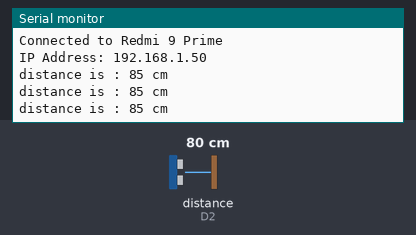
Recording of a sketch running on a simulated ESP8266 (NodeMCU). Shown: the last lines printed to the serial monitor. Wiring (inferred from the names in the program): ultrasonic range finder: trigger D1; echo D2. Inputs (shaded band) come from the test bench; at power-on: distance to the obstacle (sensor on D2) 80 cm. The echo pulse lasts 58.3 µs per cm; WiFi joins after 1.5 s; servers stay silent unless stated.

Above: at 3.2 s.
3.3 s: distance to the obstacle (sensor on D2) set to 2 cm
At 4.04 s:
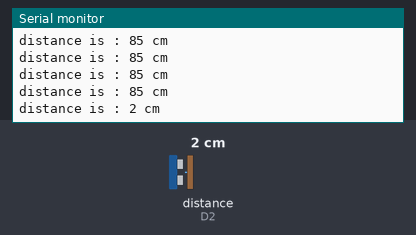
4.8 s: distance to the obstacle (sensor on D2) set to 4 cm
At 4.94 s:
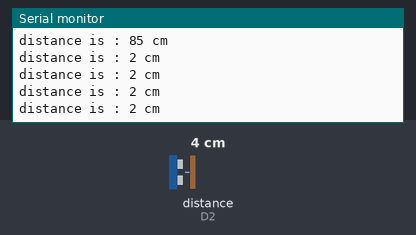
Timing chart, 0 to 7.8 s (numbered marks = the images above; inputs shaded):
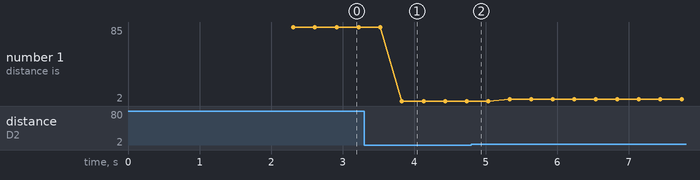

The sketch:

nodemcu_thinkspeak_distance_measure.ino
```cpp
#include <ThingSpeak.h>
#include <ESP8266WiFi.h>

int trigpin = D1;
int echopin = D2;
int traveltime;
int distance;

const char *ssid = "Redmi 9 Prime";
const char *password = "00000000";


unsigned long myChannelNumber = 2414006;
const char * myWriteAPIKey = "5M3FT7W7NTF4K2M5";

WiFiClient  client;


void setup() {
  pinMode(trigpin,OUTPUT);
  pinMode(echopin,INPUT);
  Serial.begin(9600);
  WiFi.begin(ssid, password);
  Serial.print("Connecting to ");
  Serial.print(ssid);

  while (WiFi.status() != WL_CONNECTED) {
    delay(1000);
    Serial.print(".");
  }

  Serial.println("");
  Serial.print("Connected to ");
  Serial.println(ssid);
  Serial.print("IP Address: ");
  Serial.println(WiFi.localIP());
  ThingSpeak.begin(client);
  // put your setup code here, to run once:

}

void loop() {

  digitalWrite(trigpin,LOW);
  delayMicroseconds(1);
  digitalWrite(trigpin,HIGH);
  delayMicroseconds(2);
  digitalWrite(trigpin,LOW);
  delayMicroseconds(1);
  traveltime = pulseIn(echopin,HIGH);
  delayMicroseconds(10);

  distance = traveltime*(0.0367/2);

  ThingSpeak.setField(1, distance);
  int x = ThingSpeak.writeFields(myChannelNumber, myWriteAPIKey);


  Serial.print("distance is : ");
  Serial.print(distance);
  Serial.println(" cm");


}

  // iterate over the notes of the melody:

  
```

Measured:
- after the input at 3.3 s, the serial monitor: prints a new line after 0.53 s (image 1)
- plotted number 1: 85 → 2 after the input at 3.3 s, 2 → 4 after the input at 4.8 s
